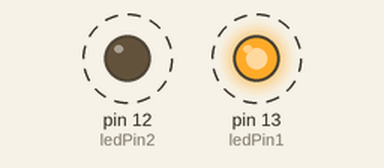
Simulated run of this sketch. Board: Arduino Uno, built with avr-gcc and run on an emulated ATmega328P. Shown: output pins drawn as LEDs (lit = HIGH). Dashed ring = blinking.

Above: at 0.05 s.
Timing chart, 0 to 3.0 s (numbered marks = the images above):
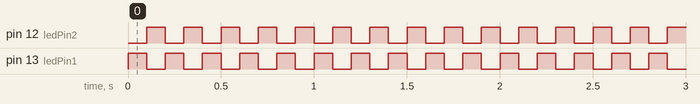

The sketch:

IntroBlink2LEDs.ino
```cpp
/////////////////////////////////////////////////////////
//Arduino Sketch to blink two LED light
//   Written by Brother Lines
//   Feb 6, 2017
//
//   Define our Arduino Variables
//      We will call pin 13 "ledPin1"
//      We will call pin 12 "ledPin2"
/////////////////////////////////////////////////////////
int ledPin1=13;
int ledPin2=12;

/////////////////////////////////////////////////////////
void setup() {
 // put your setup code here, to run once:
 // set both pins to OUTPUT
 pinMode(ledPin1, OUTPUT);
 pinMode(ledPin2, OUTPUT);
 }

/////////////////////////////////////////////////////////
void loop() {
 // put your main code here, to run repeatedly:
 // turn on one LED and turn off the other
 digitalWrite(ledPin1,HIGH);
 digitalWrite(ledPin2,LOW);
 // wait
 delay(100);
 // now switch so the first LED is off
 // and the second is on
 digitalWrite(ledPin1,LOW);
 digitalWrite(ledPin2,HIGH);
 // wait
 delay(100);
 }
/////////////////////////////////////////////////////////
/////////////////////////////////////////////////////////
```

Measured:
- by itself, pin 12 (ledPin2), pin 13 (ledPin1): alternates HIGH for 0.10 s and LOW for 0.10 s
